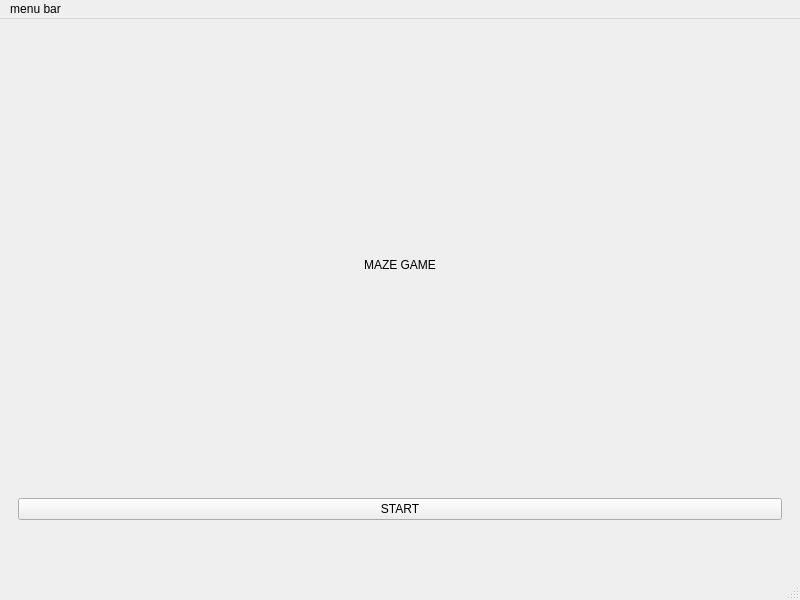
<?xml version="1.0" encoding="UTF-8"?>
<ui version="4.0">
 <class>MainWindow</class>
 <widget class="QMainWindow" name="MainWindow">
  <property name="geometry">
   <rect>
    <x>0</x>
    <y>0</y>
    <width>800</width>
    <height>600</height>
   </rect>
  </property>
  <property name="windowTitle">
   <string>MainWindow</string>
  </property>
  <widget class="QWidget" name="centralwidget">
   <layout class="QVBoxLayout" name="verticalLayout_5">
    <item>
     <widget class="QStackedWidget" name="stackedWidget">
      <widget class="QWidget" name="page1">
       <layout class="QVBoxLayout" name="verticalLayout_2">
        <item>
         <widget class="QLabel" name="label">
          <property name="text">
           <string>MAZE GAME</string>
          </property>
          <property name="alignment">
           <set>Qt::AlignmentFlag::AlignCenter</set>
          </property>
         </widget>
        </item>
        <item>
         <widget class="QPushButton" name="startButton">
          <property name="text">
           <string>START</string>
          </property>
         </widget>
        </item>
        <item>
         <spacer name="verticalSpacer_3">
          <property name="orientation">
           <enum>Qt::Orientation::Vertical</enum>
          </property>
          <property name="sizeType">
           <enum>QSizePolicy::Policy::Preferred</enum>
          </property>
          <property name="sizeHint" stdset="0">
           <size>
            <width>20</width>
            <height>40</height>
           </size>
          </property>
         </spacer>
        </item>
       </layout>
       <zorder>startButton</zorder>
       <zorder>label</zorder>
       <zorder>verticalSpacer_3</zorder>
      </widget>
      <widget class="QWidget" name="page4">
       <layout class="QVBoxLayout" name="verticalLayout">
        <item>
         <spacer name="verticalSpacer">
          <property name="orientation">
           <enum>Qt::Orientation::Vertical</enum>
          </property>
          <property name="sizeHint" stdset="0">
           <size>
            <width>20</width>
            <height>40</height>
           </size>
          </property>
         </spacer>
        </item>
        <item>
         <widget class="QPushButton" name="easyButton">
          <property name="text">
           <string>EASY</string>
          </property>
         </widget>
        </item>
        <item>
         <widget class="QPushButton" name="medButton">
          <property name="text">
           <string>MEDIUM</string>
          </property>
         </widget>
        </item>
        <item>
         <widget class="QPushButton" name="hardButton">
          <property name="text">
           <string>HARD</string>
          </property>
         </widget>
        </item>
        <item>
         <widget class="QPushButton" name="impButton">
          <property name="text">
           <string>IMPOSSIBLE</string>
          </property>
         </widget>
        </item>
        <item>
         <spacer name="verticalSpacer_2">
          <property name="orientation">
           <enum>Qt::Orientation::Vertical</enum>
          </property>
          <property name="sizeHint" stdset="0">
           <size>
            <width>20</width>
            <height>40</height>
           </size>
          </property>
         </spacer>
        </item>
       </layout>
      </widget>
      <widget class="QWidget" name="page_2">
       <layout class="QVBoxLayout" name="verticalLayout_3">
        <item>
         <widget class="MazeWidget" name="mazeWidget" native="true">
          <property name="styleSheet">
           <string notr="true">background-color:yellow
</string>
          </property>
         </widget>
        </item>
       </layout>
      </widget>
      <widget class="QWidget" name="page3">
       <layout class="QVBoxLayout" name="verticalLayout_4">
        <item>
         <widget class="MazeWidget" name="optimalPath" native="true">
          <property name="styleSheet">
           <string notr="true">background-color: &quot;green&quot;</string>
          </property>
         </widget>
        </item>
       </layout>
      </widget>
     </widget>
    </item>
   </layout>
  </widget>
  <widget class="QMenuBar" name="menubar">
   <property name="geometry">
    <rect>
     <x>0</x>
     <y>0</y>
     <width>800</width>
     <height>25</height>
    </rect>
   </property>
   <widget class="QMenu" name="menumenu_bar">
    <property name="title">
     <string>menu bar</string>
    </property>
   </widget>
   <addaction name="menumenu_bar"/>
  </widget>
  <widget class="QStatusBar" name="statusbar"/>
 </widget>
 <customwidgets>
  <customwidget>
   <class>MazeWidget</class>
   <extends>QWidget</extends>
   <header>mazewidget.h</header>
   <container>1</container>
  </customwidget>
 </customwidgets>
 <resources/>
 <connections/>
</ui>
